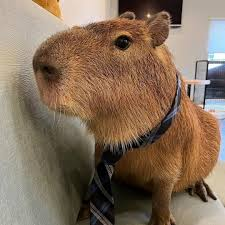
#> input picture assets/capybara.jpeg, 225 x 225 px, found by its file name
$ python basic.py
#> lines starting #> are read from the running program, lines starting #| are printed output that depends on the picture; after the words box and inside, x2 and y2 are one past the last pixel; in counts of white or black regions, pixels touching at a corner belong together
import cv2 as cv
img = cv.imread(r"D:\\Coding++\\web_dev_and_projects\\open_cv\\assets\\capybara.jpeg")
#> img is the input picture: shape (225, 225, 3); mean B, G, R 91.2, 110.8, 132

# converting to greyscale
gray = cv.cvtColor(img, cv.COLOR_BGR2GRAY)
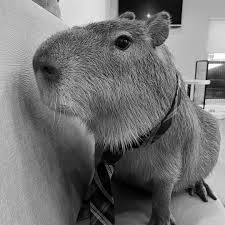
#> gray: shape (225, 225); min 0, max 255, mean 114.9

# converting a blur image
blur = cv.GaussianBlur(img, (3, 3), cv.BORDER_DEFAULT)
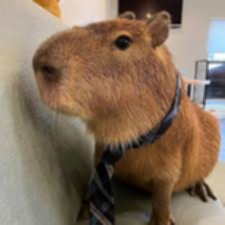
#> blur: shape (225, 225, 3); mean B, G, R 91.2, 110.8, 132

# edge cascade
edging = cv.Canny(blur, 125, 175)
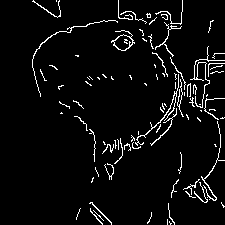
#> edging: shape (225, 225); 4.8% white in thin lines or dots, all inside (x1, y1, x2, y2) = (32, 0, 225, 225)

# dilating the image
dilated = cv.dilate(edging, (7, 7), iterations=1)
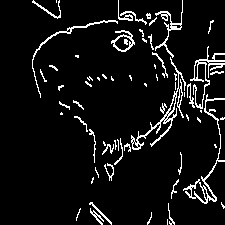
#> dilated: shape (225, 225); 7.1% white in thin lines or dots, all inside (x1, y1, x2, y2) = (32, 0, 225, 225)

# eroding
eroded = cv.erode(dilated, (7, 7), iterations=1)
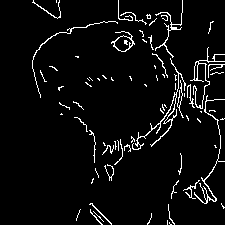
#> eroded: shape (225, 225); 4.9% white in thin lines or dots, all inside (x1, y1, x2, y2) = (32, 0, 225, 225)

# resize and crop
resized = cv.resize(img, (700, 700), interpolation=cv.INTER_CUBIC)
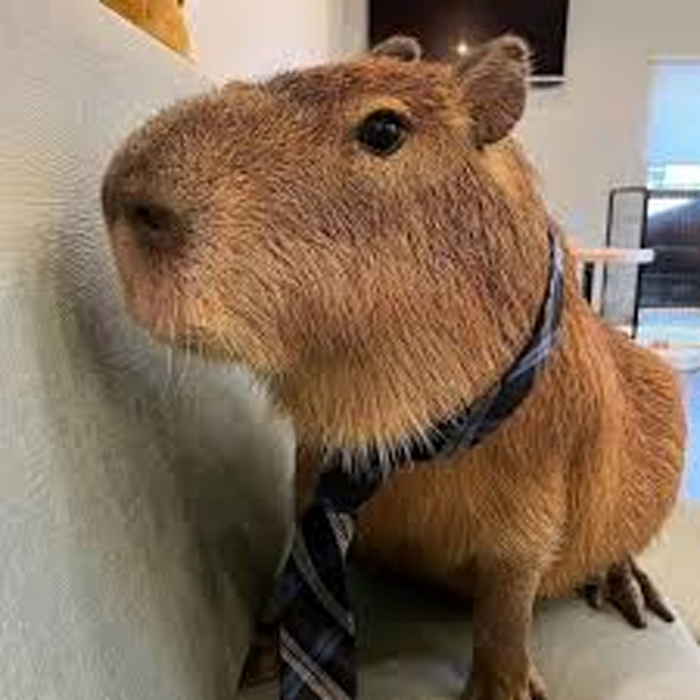
#> resized: shape (700, 700, 3); mean B, G, R 91.2, 110.8, 132
cropped = resized[50:500, 100:500]
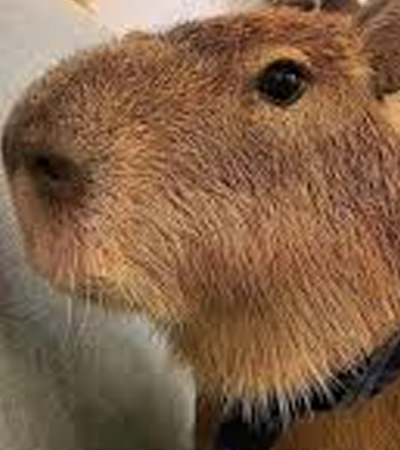
#> cropped: shape (450, 400, 3); mean B, G, R 72.4, 98.1, 130

# cv.imshow('capybara', img)
cv.imshow('capybara', resized)
cv.imshow('capybara cropped', cropped)
# cv.imshow('capybara gray', gray)
# cv.imshow('blurred capybara', blur)
cv.imshow("edgy capybara", edging)
cv.imshow("dilated capybara", dilated)
cv.imshow("eroded capybara", eroded)


cv.waitKey(10000)

$ run again, with assets/cat.jpg copied over assets/capybara.jpeg
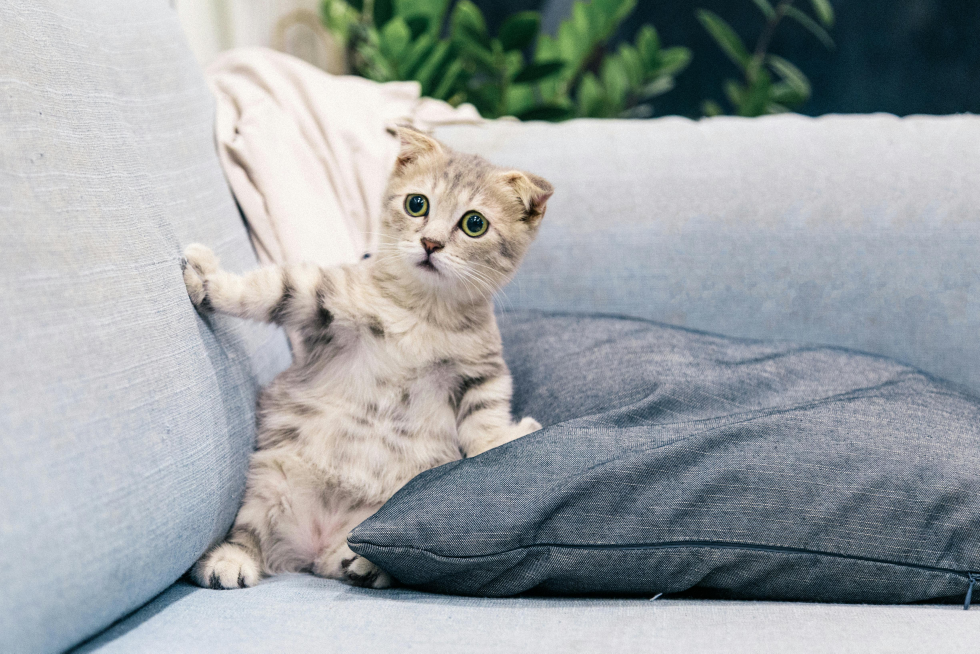
#> input picture assets/cat.jpg, 4899 x 3266 px, found by its file name (shown at 1/5 size)
#> img is the input picture: shape (3266, 4899, 3); mean B, G, R 163.8, 161.6, 156.2
#> `edging = cv.Canny(blur, 125, 175)`:
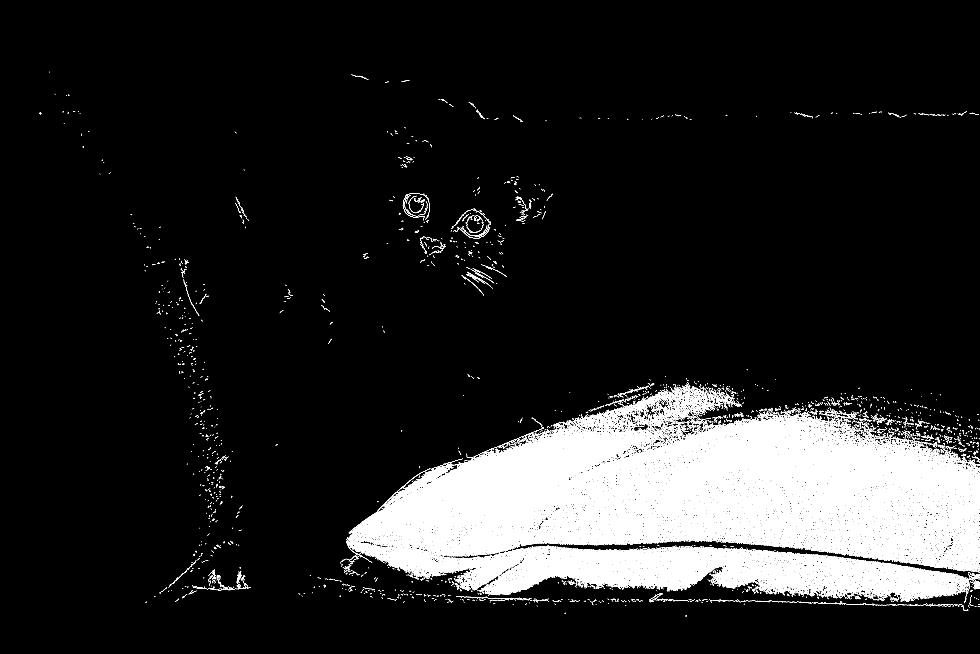
#> edging: shape (3266, 4899) (shown at 1/5 size); 5.1% white in thin lines or dots, all inside (x1, y1, x2, y2) = (196, 359, 4899, 3082)
#> dilated: shape (3266, 4899); 8.2% white in thin lines or dots, all inside (x1, y1, x2, y2) = (196, 359, 4899, 3083)
#> eroded: shape (3266, 4899); 5.6% white in thin lines or dots, all inside (x1, y1, x2, y2) = (196, 360, 4899, 3083)
#> `cropped = resized[50:500, 100:500]`:
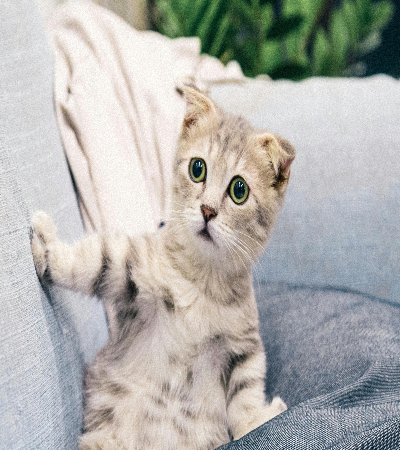
#> cropped: shape (450, 400, 3); mean B, G, R 174.2, 177.5, 177.7
